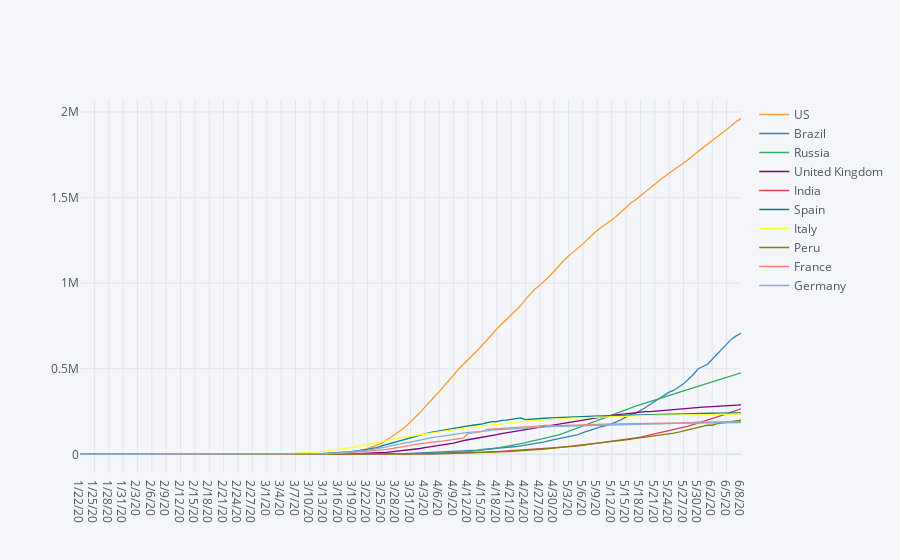

The notebook cell saved with this chart:
### Code cell
sns.set_style('darkgrid') 
covid_county.sort_values(by = covid_county.columns[-1], ascending=False).head(10).transpose().iplot()

### Figure 1 — Plotly figure (JSON) as saved in the notebook; plotly's stock layout.template omitted (floating-point values rounded to 4 significant figures; data arrays with more than 128 entries replaced by an {"elided": "..."} marker saying what was removed)
{"data": [{"line": {"color": "rgba(255, 153, 51, 1.0)", "dash": "solid", "shape": "linear", "width": 1.3}, "mode": "lines", "name": "US", "text": "", "type": "scatter", "x": {"elided": "139 str values"}, "y": {"elided": "139 int values"}}, {"line": {"color": "rgba(55, 128, 191, 1.0)", "dash": "solid", "shape": "linear", "width": 1.3}, "mode": "lines", "name": "Brazil", "text": "", "type": "scatter", "x": {"elided": "139 str values"}, "y": {"elided": "139 int values"}}, {"line": {"color": "rgba(50, 171, 96, 1.0)", "dash": "solid", "shape": "linear", "width": 1.3}, "mode": "lines", "name": "Russia", "text": "", "type": "scatter", "x": {"elided": "139 str values"}, "y": {"elided": "139 int values"}}, {"line": {"color": "rgba(128, 0, 128, 1.0)", "dash": "solid", "shape": "linear", "width": 1.3}, "mode": "lines", "name": "United Kingdom", "text": "", "type": "scatter", "x": {"elided": "139 str values"}, "y": {"elided": "139 int values"}}, {"line": {"color": "rgba(219, 64, 82, 1.0)", "dash": "solid", "shape": "linear", "width": 1.3}, "mode": "lines", "name": "India", "text": "", "type": "scatter", "x": {"elided": "139 str values"}, "y": {"elided": "139 int values"}}, {"line": {"color": "rgba(0, 128, 128, 1.0)", "dash": "solid", "shape": "linear", "width": 1.3}, "mode": "lines", "name": "Spain", "text": "", "type": "scatter", "x": {"elided": "139 str values"}, "y": {"elided": "139 int values"}}, {"line": {"color": "rgba(255, 255, 51, 1.0)", "dash": "solid", "shape": "linear", "width": 1.3}, "mode": "lines", "name": "Italy", "text": "", "type": "scatter", "x": {"elided": "139 str values"}, "y": {"elided": "139 int values"}}, {"line": {"color": "rgba(128, 128, 0, 1.0)", "dash": "solid", "shape": "linear", "width": 1.3}, "mode": "lines", "name": "Peru", "text": "", "type": "scatter", "x": {"elided": "139 str values"}, "y": {"elided": "139 int values"}}, {"line": {"color": "rgba(251, 128, 114, 1.0)", "dash": "solid", "shape": "linear", "width": 1.3}, "mode": "lines", "name": "France", "text": "", "type": "scatter", "x": {"elided": "139 str values"}, "y": {"elided": "139 int values"}}, {"line": {"color": "rgba(128, 177, 211, 1.0)", "dash": "solid", "shape": "linear", "width": 1.3}, "mode": "lines", "name": "Germany", "text": "", "type": "scatter", "x": {"elided": "139 str values"}, "y": {"elided": "139 int values"}}], "layout": {"legend": {"bgcolor": "#F5F6F9", "font": {"color": "#4D5663"}}, "paper_bgcolor": "#F5F6F9", "plot_bgcolor": "#F5F6F9", "title": {"font": {"color": "#4D5663"}}, "xaxis": {"gridcolor": "#E1E5ED", "showgrid": true, "tickfont": {"color": "#4D5663"}, "title": {"font": {"color": "#4D5663"}, "text": ""}, "zerolinecolor": "#E1E5ED"}, "yaxis": {"gridcolor": "#E1E5ED", "showgrid": true, "tickfont": {"color": "#4D5663"}, "title": {"font": {"color": "#4D5663"}, "text": ""}, "zerolinecolor": "#E1E5ED"}}}
